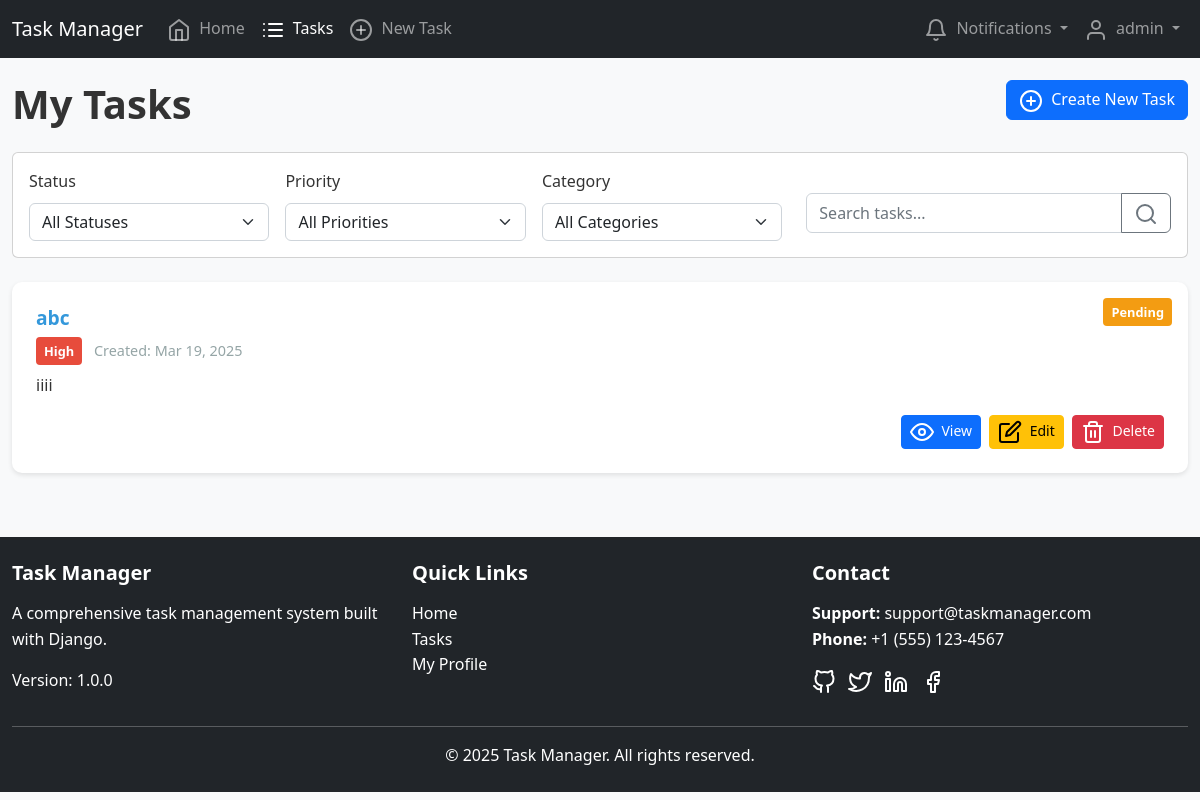
Page /tasks/ (signed in) on the committed database.
### core/models.py (models this page shows, shortened)
class Task(models.Model):
    PRIORITY_CHOICES = [
        ('low', 'Low'),
        ('medium', 'Medium'),
        ('high', 'High'),
    ]
    STATUS_CHOICES = [
        ('pending', 'Pending'),
        ('in_progress', 'In Progress'),
        ('completed', 'Completed'),
        ('cancelled', 'Cancelled'),
    ]
    title = models.CharField(max_length=200)
    description = models.TextField(blank=True, null=True)
    created_at = models.DateTimeField(auto_now_add=True)
    updated_at = models.DateTimeField(auto_now=True)
    due_date = models.DateTimeField(null=True, blank=True)
    priority = models.CharField(max_length=20, choices=PRIORITY_CHOICES, default='medium')
    status = models.CharField(max_length=20, choices=STATUS_CHOICES, default='pending')
    created_by = models.ForeignKey(User, on_delete=models.CASCADE, related_name='created_tasks')
    assigned_to = models.ForeignKey(User, on_delete=models.SET_NULL, null=True, blank=True, related_name='assigned_tasks')
    category = models.ForeignKey(TaskCategory, on_delete=models.SET_NULL, null=True, blank=True, related_name='tasks')
    tracker = FieldTracker()
    class Meta:
        ordering = ['-created_at']

### core/views.py (the view)
# urls.py: path('tasks/', views.TaskListView.as_view(), name='task-list'),
class TaskListView(LoginRequiredMixin, ListView):
    model = Task
    template_name = 'core/task_list.html'
    context_object_name = 'tasks'
    paginate_by = 10
    def get_queryset(self):
        queryset = Task.objects.filter(
            Q(created_by=self.request.user) | Q(assigned_to=self.request.user)
        )
        status = self.request.GET.get('status')
        if status:
            queryset = queryset.filter(status=status)
        priority = self.request.GET.get('priority')
        if priority:
            queryset = queryset.filter(priority=priority)
        category = self.request.GET.get('category')
        if category:
            queryset = queryset.filter(category__id=category)
        search_query = self.request.GET.get('search')
        if search_query:
            queryset = queryset.filter(
                Q(title__icontains=search_query) |
                Q(description__icontains=search_query)
            )
        return queryset.order_by('-created_at')
    def get_context_data(self, **kwargs):
        context = super().get_context_data(**kwargs)
        context['categories'] = TaskCategory.objects.all()
        return context

### core/templatetags/core_extras.py (called while the page is built)
@register.filter
def unread_count(notifications):
    return notifications.filter(is_read=False).count()

@register.filter
def replace(value, arg):
    if len(arg.split(',')) != 2:
        return value
    old, new = arg.split(',')
    return value.replace(old, new)

### proj_template/context_processors.py (called while the page is built)
def global_settings(request):
    return {
        'SITE_NAME': settings.SITE_NAME,
        'SITE_VERSION': settings.SITE_VERSION,
        'DEBUG': settings.DEBUG,
    }

### templates/core/task_list.html (shortened to what this page needs)
{% extends 'base.html' %}
{% block content %}
<div class="row">
    <div class="col-md-8">
        <h1 class="mb-4">My Tasks</h1>
    </div>
    <div class="col-md-4 text-end">
        <a href="{% url 'task-create' %}" class="btn btn-primary">
            <i data-feather="plus-circle" class="me-1"></i> Create New Task
        </a>
    </div>
</div>
<div class="row mb-4">
    <div class="col-md-12">
        <div class="card">
            <div class="card-body">
                <div class="row">
                    <div class="col-md-8">
                        <form id="task-filter-form" method="get" class="row g-3">
                            <div class="col-md-4">
                                <label for="status" class="form-label">Status</label>
                                <select name="status" id="status" class="form-select">
                                    <option value="">All Statuses</option>
                                </select>
                            </div>
                            <div class="col-md-4">
                                <label for="priority" class="form-label">Priority</label>
                                <select name="priority" id="priority" class="form-select">
                                    <option value="">All Priorities</option>
                                </select>
                            </div>
                            <div class="col-md-4">
                                <label for="category" class="form-label">Category</label>
                                <select name="category" id="category" class="form-select">
                                    <option value="">All Categories</option>
                                </select>
                            </div>
                        </form>
                    </div>
                    <div class="col-md-4">
                        <form id="task-search-form" method="get" class="mt-4">
                            <div class="input-group">
                                <input type="text" name="search" id="search-input" class="form-control" placeholder="Search tasks..." value="{{ request.GET.search }}">
                                <button type="submit" class="btn btn-outline-secondary">
                                    <i data-feather="search"></i>
                                </button>
                            </div>
                        </form>
                    </div>
                </div>
            </div>
        </div>
    </div>
</div>
{% if tasks %}
    <div class="row">
        <div class="col-md-12">
            {% for task in tasks %}
                <div class="task-card">
                    {% load core_extras %}
                    <span class="task-status {{ task.status }}">{{ task.status|title|replace:"_," }}</span>
                    <h2 class="task-title">
                        <a href="{% url 'task-detail' task.id %}">{{ task.title }}</a>
                    </h2>
                    <div class="task-meta">
                        <span class="task-priority {{ task.priority }}">{{ task.priority|title }}</span>
                        <span>Created: {{ task.created_at|date:"M d, Y" }}</span>
                    </div>
                    <div class="task-description">
                        {{ task.description|truncatechars:150 }}
                    </div>
                    <div class="task-actions">
                        <a href="{% url 'task-detail' task.id %}" class="btn btn-sm btn-primary">
                            <i data-feather="eye" class="me-1"></i> View
                        </a>
                        <a href="{% url 'task-update' task.id %}" class="btn btn-sm btn-warning ms-2">
                            <i data-feather="edit" class="me-1"></i> Edit
                        </a>
                        {% if task.created_by == user %}
                            <a href="{% url 'task-delete' task.id %}" class="btn btn-sm btn-danger ms-2">
                                <i data-feather="trash-2" class="me-1"></i> Delete
                            </a>
                        {% endif %}
                    </div>
                </div>
            {% endfor %}
        </div>
    </div>
{% endif %}
{% endblock %}

### templates/base.html (shortened to what this page needs)
<!DOCTYPE html>
<html lang="en">
<head>
    <link href="https://cdn.jsdelivr.net/npm/bootstrap@5.2.3/dist/css/bootstrap.min.css" rel="stylesheet">
    <link rel="stylesheet" href="/static/css/main.css">
</head>
<body>
    {% include 'navbar.html' %}
    <div class="container mt-4">
        {% block content %}{% endblock %}
    </div>
    {% include 'footer.html' %}
</body>
</html>

### templates/navbar.html (shortened to what this page needs)
<nav class="navbar navbar-expand-lg navbar-dark bg-dark fixed-top">
    <div class="container">
        <a class="navbar-brand" href="{% url 'home' %}">
            {{ SITE_NAME }}
        </a>
        <div class="collapse navbar-collapse" id="navbarNav">
            <ul class="navbar-nav me-auto">
                <li class="nav-item">
                    <a class="nav-link {% if request.path == '/' %}active{% endif %}" href="{% url 'home' %}">
                        <i data-feather="home" class="me-1"></i> Home
                    </a>
                </li>
                {% if user.is_authenticated %}
                <li class="nav-item">
                    <a class="nav-link {% if '/tasks/' in request.path %}active{% endif %}" href="{% url 'task-list' %}">
                        <i data-feather="list" class="me-1"></i> Tasks
                    </a>
                </li>
                <li class="nav-item">
                    <a class="nav-link {% if '/task/create/' in request.path %}active{% endif %}" href="{% url 'task-create' %}">
                        <i data-feather="plus-circle" class="me-1"></i> New Task
                    </a>
                </li>
                {% endif %}
            </ul>
            <ul class="navbar-nav">
                {% if user.is_authenticated %}
                    <li class="nav-item dropdown">
                        <a class="nav-link dropdown-toggle position-relative" href="#" id="notificationsDropdown" role="button" data-bs-toggle="dropdown" aria-expanded="false">
                            <i data-feather="bell" class="me-1"></i> Notifications
                            {% load core_extras %}
                        </a>
                    </li>
                    <li class="nav-item dropdown">
                        <a class="nav-link dropdown-toggle" href="#" id="userDropdown" role="button" data-bs-toggle="dropdown" aria-expanded="false">
                            <i data-feather="user" class="me-1"></i> {{ user.username }}
                        </a>
                    </li>
                {% endif %}
            </ul>
        </div>
    </div>
</nav>

### templates/footer.html
<footer class="bg-dark text-white py-4 mt-5">
    <div class="container">
        <div class="row">
            <div class="col-md-4">
                <h5>{{ SITE_NAME }}</h5>
                <p>A comprehensive task management system built with Django.</p>
                <p>Version: {{ SITE_VERSION }}</p>
            </div>
            <div class="col-md-4">
                <h5>Quick Links</h5>
                <ul class="list-unstyled">
                    <li><a href="{% url 'home' %}" class="text-white">Home</a></li>
                    {% if user.is_authenticated %}
                        <li><a href="{% url 'task-list' %}" class="text-white">Tasks</a></li>
                        <li><a href="{% url 'profile' %}" class="text-white">My Profile</a></li>
                    {% else %}
                        <li><a href="{% url 'login' %}" class="text-white">Login</a></li>
                        <li><a href="{% url 'register' %}" class="text-white">Register</a></li>
                    {% endif %}
                </ul>
            </div>
            <div class="col-md-4">
                <h5>Contact</h5>
                <address>
                    <strong>Support:</strong> support@taskmanager.com<br>
                    <strong>Phone:</strong> +1 (555) 123-4567<br>
                    <div class="mt-3">
                        <a href="#" class="me-2 text-white"><i data-feather="github"></i></a>
                        <a href="#" class="me-2 text-white"><i data-feather="twitter"></i></a>
                        <a href="#" class="me-2 text-white"><i data-feather="linkedin"></i></a>
                        <a href="#" class="text-white"><i data-feather="facebook"></i></a>
                    </div>
                </address>
            </div>
        </div>
        <hr class="bg-light">
        <div class="row">
            <div class="col-12 text-center">
                <p class="mb-0">&copy; {% now "Y" %} {{ SITE_NAME }}. All rights reserved.</p>
            </div>
        </div>
    </div>
</footer>

### static/css/main.css (style rules this page uses)
:root { --primary-color: #3498db; --secondary-color: #2ecc71; --danger-color: #e74c3c; --warning-color: #f39c12; --info-color: #1abc9c; --dark-color: #34495e; --light-color: #ecf0f1; --gray-color: #95a5a6; }
body { font-family: 'Segoe UI', Tahoma, Geneva, Verdana, sans-serif; line-height: 1.6; color: #333; background-color: #f8f9fa; padding-top: 56px; }
.container { max-width: 1200px; margin: 0 auto; }
h1, h2, h3, h4, h5, h6 { margin-bottom: 1rem; font-weight: 600; line-height: 1.2; }
a { color: var(--primary-color); text-decoration: none; }
.task-card { background-color: white; border-radius: 10px; padding: 1.5rem; box-shadow: 0 2px 5px rgba(0, 0, 0, 0.1); margin-bottom: 1rem; position: relative; }
.task-card .task-title { font-size: 1.2rem; font-weight: 600; margin-bottom: 0.5rem; }
.task-card .task-meta { color: var(--gray-color); font-size: 0.9rem; margin-bottom: 0.5rem; }
.task-card .task-description { margin-bottom: 1rem; }
.task-card .task-actions { display: flex; justify-content: flex-end; }
.task-status { position: absolute; top: 1rem; right: 1rem; padding: 0.25rem 0.5rem; border-radius: 4px; font-size: 0.8rem; font-weight: 600; }
.task-status.pending { background-color: var(--warning-color); color: white; }
.task-priority { display: inline-block; padding: 0.25rem 0.5rem; border-radius: 4px; margin-right: 0.5rem; font-size: 0.8rem; font-weight: 600; }
.task-priority.high { background-color: var(--danger-color); color: white; }

### rows in the picture
Task: status "Pending", title "abc", priority "High", created_at "Mar 19, 2025", description "iiii", shows "Delete"

### other values in the picture
{{ SITE_NAME }} "Task Manager"
{{ user.username }} "admin"
{{ SITE_VERSION }} "1.0.0"
